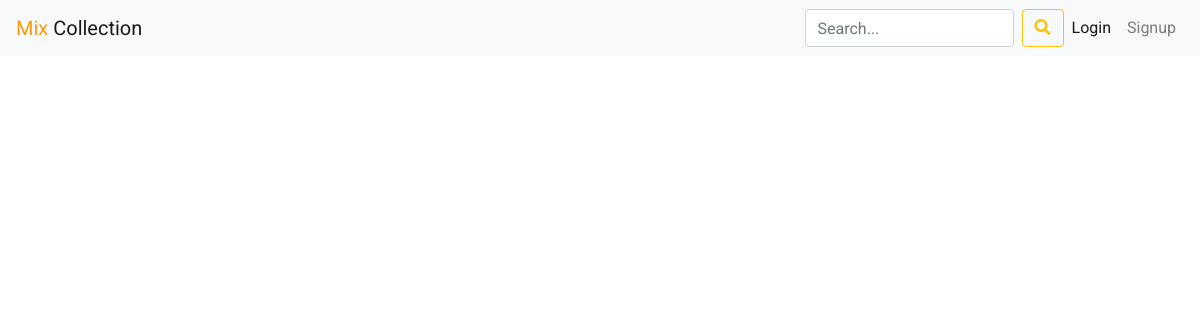
/cartegory.php?cartegory=jezi, run on an earlier commit of the app's database.
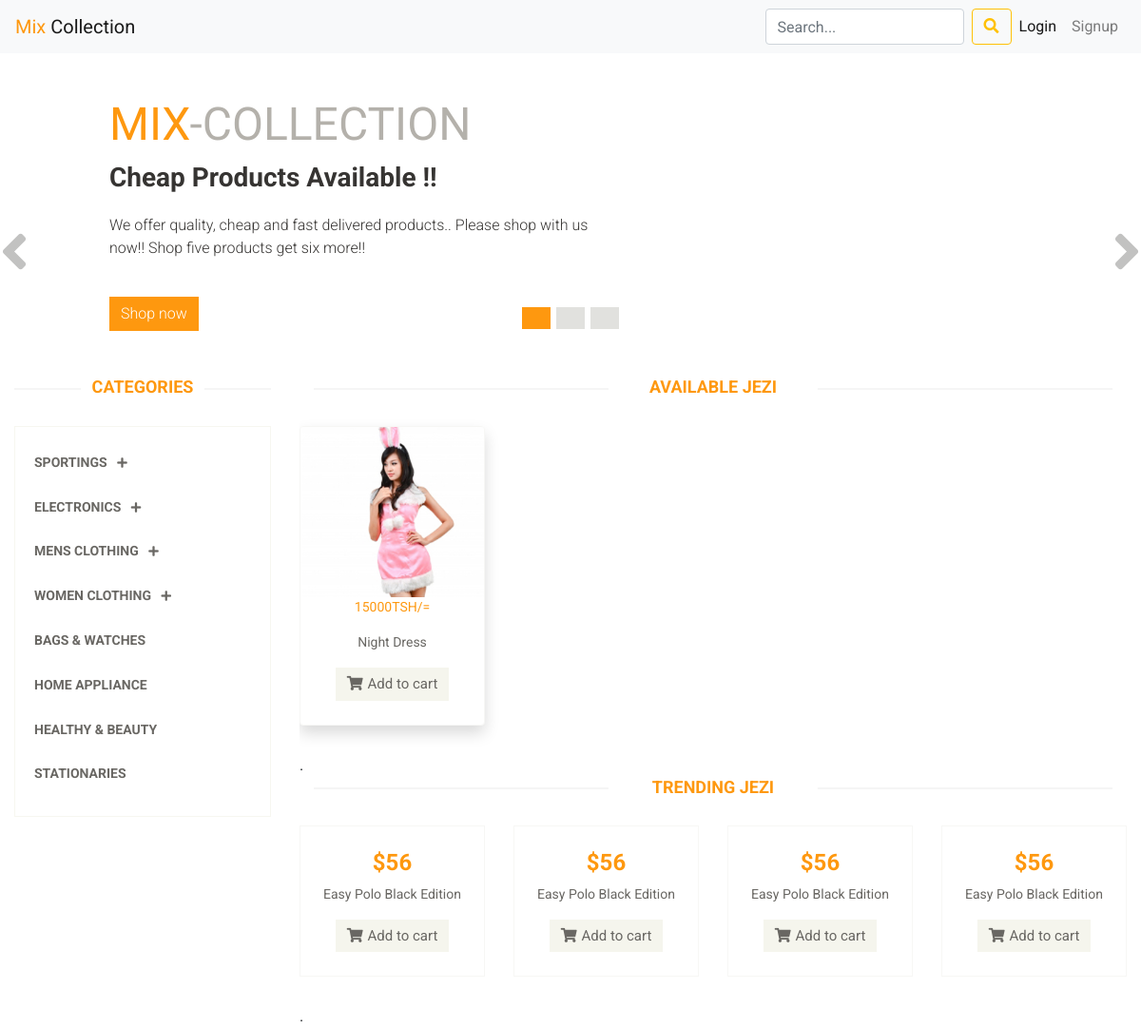
And on a later commit of the database.
### tables this page shows
CREATE TABLE `products` (
  `id` int(11) NOT NULL,
  `productname` varchar(100) NOT NULL,
  `quantity` int(11) NOT NULL,
  `available` int(11) NOT NULL,
  `cost` int(11) NOT NULL,
  `cartegory` varchar(50) NOT NULL,
  `photo` varchar(100) NOT NULL
);

### cartegory.php (the view, shortened to what the changed rows need)
<!DOCTYPE html>
<html lang="en">
<head>
    <link rel="stylesheet" href="css/bootstrap.css">
    <link rel="stylesheet" href="css/bootstrap.min.css">
    <link rel="stylesheet" href="css/main.css">
    <link rel="stylesheet" href="css/responsive.css">
    <link rel="stylesheet" href="css/animate.css">
    <link rel="stylesheet" href="css/all.css">
</head>
<body>
    <?php include "b4nav.php"; ?>
    <?php
            include "connection.php";
            $cartegory = $_GET['cartegory'];
            $sql = "SELECT * FROM products WHERE cartegory ='$cartegory'";
            $check = mysqli_query($conn, $sql);
            while($row = mysqli_fetch_assoc($check)){
    ?>
        <div class="section">
            <div id="slider-carousel" class="carousel slide" data-ride="carousel">
                <ol class="carousel-indicators">
                    <li data-target="#carouselId" data-slide-to="0" class="active"></li>
                    <li data-target="#carouselId" data-slide-to="1"></li>
                    <li data-target="#carouselId" data-slide-to="2"></li>
                </ol>
                <div class="carousel-inner" role="listbox">
                    <div class="carousel-item active">
                        <div class="item active">
                            <div class="col-sm-6">
                                <h1><span>MIX</span>-COLLECTION</h1>
                                <h2>Cheap Products Available !!</h2>
                                <p>We offer quality, cheap and fast delivered products.. Please shop with us now!! Shop five products get six more!! </p>
                                <button type="button" class="btn btn-default get">Shop now</button>
                            </div>
                            <div class="col-sm-6">
                            </div>
                        </div>
                    </div>
                </div>
                <a href="#slider-carousel" class="left control-carousel hidden-xs" data-slide="prev">
                                <i class="fa fa-angle-left"></i>
                </a>
                <a href="#slider-carousel" class="right control-carousel hidden-xs" data-slide="next">
                                <i class="fa fa-angle-right"></i>
                </a>
            </div>
        </div> <br>
        <div class="section">
            <div class="container-fluid">
                <div class="row">
                <?php include "sideMenue.php" ?>
                    <div class="col-sm-9">
                        <div class="features_items">
                            <h2 class="title text-center">Available <?php echo $cartegory; ?></h2>
                            <div class="row">
                                <div class="col-sm-3">
                                    <a href=""  data-toggle="modal" data-target="#modelId">
                                        <div class="product-image-wrapper card shadow">
                                            <div class="single-products">
                                                <div class="productinfo text-center">
                                                    <img src="<?php echo $row['photo']; ?>" alt="" />
                                                    <p style="color: #FE980F"><?php echo $row['cost']; ?>TSH/=</p>
                                                    <p><?php echo $row['productname']; ?></p>
                                                    <a href=""  data-toggle="modal" data-target="#modelId" class="btn btn-default add-to-cart"><i class="fa fa-shopping-cart"></i>Add to cart</a>
                                                </div>
                                        </div>
                                    </a>
                                    </div>
                                </div>
                            </div>
                            .
                        </div>
                        <div class="features_items">
                            <h2 class="title text-center">Trending <?php echo $cartegory; ?></h2>
                            <div class="row">
                                <div class="col-sm-3">
                                    <div class="product-image-wrapper">
                                        <div class="single-products">
                                            <div class="productinfo text-center">
                                                <h2>$56</h2>
                                                <p>Easy Polo Black Edition</p>
                                                <a href="#" class="btn btn-default add-to-cart"><i class="fa fa-shopping-cart"></i>Add to cart</a>
                                            </div>
                                        </div>
                                    </div>
                                </div>
                                <div class="col-sm-3">
                                    <div class="product-image-wrapper">
                                        <div class="single-products">
                                            <div class="productinfo text-center">
                                                <h2>$56</h2>
                                                <p>Easy Polo Black Edition</p>
                                                <a href="#" class="btn btn-default add-to-cart"><i class="fa fa-shopping-cart"></i>Add to cart</a>
                                            </div>
                                        </div>
                                    </div>
                                </div>
                                <div class="col-sm-3">
                                    <div class="product-image-wrapper">
                                        <div class="single-products">
                                            <div class="productinfo text-center">
                                                <h2>$56</h2>
                                                <p>Easy Polo Black Edition</p>
                                                <a href="#" class="btn btn-default add-to-cart"><i class="fa fa-shopping-cart"></i>Add to cart</a>
                                            </div>
                                        </div>
                                    </div>
                                </div>
                                <div class="col-sm-3">
                                    <div class="product-image-wrapper">
                                        <div class="single-products">
                                            <div class="productinfo text-center">
                                                <h2>$56</h2>
                                                <p>Easy Polo Black Edition</p>
                                                <a href="#" class="btn btn-default add-to-cart"><i class="fa fa-shopping-cart"></i>Add to cart</a>
                                            </div>
                                        </div>
                                    </div>
                                </div>
                            </div>
                            .
                        </div>
                    </div>
                </div>
            </div>
    <?php } ?>
</body>
</html>

### sideMenue.php (shortened to what the changed rows need)
<div class="col-sm-3">
    <div class="left-sidebar">
        <h2>Categories</h2>
        <div class="panel-group category-products" id="accordian">
            <div class="panel panel-default">
                <div class="panel-heading">
                    <h4 class="panel-title">
                        <a data-toggle="collapse" data-parent="#accordian" href="#sportswear">
                            <b>Sportings</b>
                            <span class="badge pull-right"><i class="fa fa-plus"></i></span>
                        </a>
                    </h4>
                </div>
            </div>
            <div class="panel panel-default">
                <div class="panel-heading">
                    <h4 class="panel-title">
                        <a data-toggle="collapse" data-parent="#accordian" href="#electronics">
                            <b>Electronics</b>
                            <span class="badge pull-right"><i class="fa fa-plus"></i></span>
                        </a>
                    </h4>
                </div>
            </div>
            <div class="panel panel-default">
                <div class="panel-heading">
                    <h4 class="panel-title">
                        <a data-toggle="collapse" data-parent="#accordian" href="#mens">
                            <b>Mens Clothing</b>
                            <span class="badge pull-right"><i class="fa fa-plus"></i></span>
                        </a>
                    </h4>
                </div>
            </div>
            <div class="panel panel-default">
                <div class="panel-heading">
                    <h4 class="panel-title">
                        <a data-toggle="collapse" data-parent="#accordian" href="#womens">
                            <b>Women Clothing</b>
                                <span class="badge pull-right"><i class="fa fa-plus"></i></span>
                        </a>
                    </h4>
                </div>
            </div>
            <div class="panel panel-default">
                <div class="panel-heading">
                    <h4 class="panel-title"><a href="cartegory.php?cartegory=bag"><b>Bags & Watches</b></a></h4>
                </div>
            </div>
            <div class="panel panel-default">
                <div class="panel-heading">
                    <h4 class="panel-title"><a href="cartegory.php?cartegory=app"><b>Home Appliance</b></a></h4>
                </div>
            </div>
            <div class="panel panel-default">
                <div class="panel-heading">
                    <h4 class="panel-title"><a href="cartegory.php?cartegory=beauty"><b>Healthy & Beauty</b></a></h4>
                </div>
            </div>
            <div class="panel panel-default">
                <div class="panel-heading">
                    <h4 class="panel-title"><a href="cartegory.php?cartegory=station"><b>Stationaries</b></a></h4>
                </div>
            </div>
        </div>
    </div>
</div>

What changed in the data, as far as the page shows it:
added products: photo (picture), cost "15000", productname "Night Dress"
